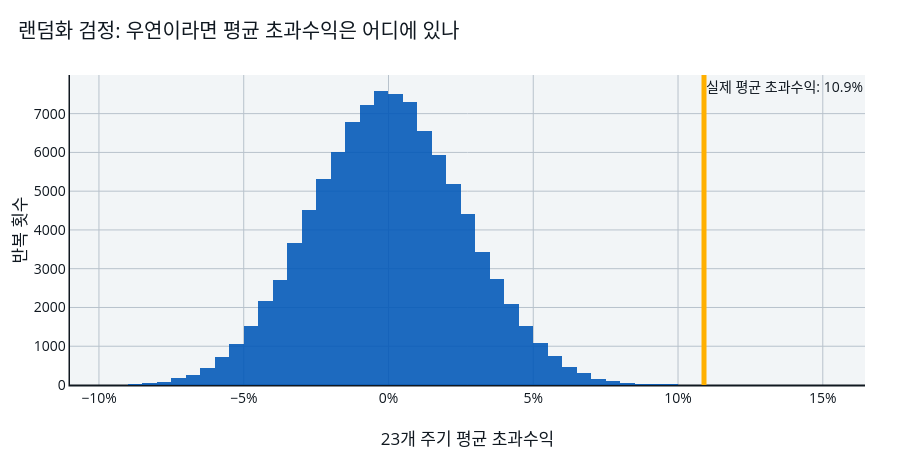

Notebook code for this chart:
### Markdown cell above
## 5. 선거주기 단위 랜덤화 검정

질문은 ‘2년차 10월이 특별하지 않다면, 42개 시작점 중 무작위로 하나를 골라도 지금처럼 큰 차이가 자주 나올까?’입니다.

각 주기에서 가설 구간 표시를 42개 시작점 중 임의의 한 곳으로 옮깁니다. 그 상태에서 23개 주기의 평균 초과수익을 계산합니다. 이를 100,000번 반복하면, **우연만 있을 때 나올 수 있는 평균 초과수익의 분포**가 만들어집니다. 실제 값이 그 분포의 아주 오른쪽에 있으면 이 시작월이 드물게 강하다는 뜻입니다.

### Code cell
RNG = np.random.default_rng(20260802)
DRAWS = 100_000
matrix = window_matrix.to_numpy()
observed_effect = cycle_effect.mean()
random_start_positions = RNG.integers(0, 42, size=(DRAWS, len(matrix)))
selected = matrix[np.arange(len(matrix))[None, :], random_start_positions]
all_window_sums = matrix.sum(axis=1)
permutation_effects = (selected - (all_window_sums[None, :] - selected) / 41).mean(axis=1)
one_sided_p = (np.count_nonzero(permutation_effects >= observed_effect) + 1) / (DRAWS + 1)

fig = go.Figure(go.Histogram(x=permutation_effects * 100, nbinsx=70, marker_color=COLORS['other'], opacity=0.88, name='무작위로 고른 구간'))
fig.add_vline(x=observed_effect * 100, line_color=COLORS['target'], line_width=5, annotation_text=f'실제 평균 초과수익: {observed_effect:.1%}', annotation_position='top right')
fig.update_layout(title='랜덤화 검정: 우연이라면 평균 초과수익은 어디에 있나', xaxis_title='23개 주기 평균 초과수익', yaxis_title='반복 횟수', showlegend=False)
fig.update_xaxes(ticksuffix='%')
high_contrast(fig, 450).show()
print(f'단측 랜덤화 p값: {one_sided_p:.6f}')

### Figure 1 — Plotly figure (JSON) as saved in the notebook; plotly's stock layout.template omitted (floating-point values rounded to 4 significant figures; data arrays with more than 128 entries replaced by an {"elided": "..."} marker saying what was removed)
{"data": [{"marker": {"color": "#0057B8"}, "name": "무작위 가짜 대상", "nbinsx": 70, "opacity": 0.88, "type": "histogram", "x": {"elided": "100000 float values"}}], "layout": {"annotations": [{"showarrow": false, "text": "실제 평균 초과수익: 10.9%", "x": 10.9, "xanchor": "left", "xref": "x", "y": 1, "yanchor": "top", "yref": "y domain"}], "font": {"color": "#101820", "size": 14}, "height": 450, "hoverlabel": {"bgcolor": "#101820", "font": {"color": "white", "size": 13}}, "legend": {"bgcolor": "rgba(255,255,255,0.92)", "bordercolor": "#101820", "borderwidth": 1}, "margin": {"b": 65, "l": 70, "r": 35, "t": 75}, "paper_bgcolor": "#FFFFFF", "plot_bgcolor": "#F2F5F7", "shapes": [{"line": {"color": "#FFB000", "width": 5}, "type": "line", "x0": 10.9, "x1": 10.9, "xref": "x", "y0": 0, "y1": 1, "yref": "y domain"}], "showlegend": false, "title": {"font": {"color": "#101820", "size": 20}, "text": "랜덤화 검정: 우연이라면 평균 초과수익은 어디에 있나", "x": 0.02, "xanchor": "left"}, "xaxis": {"gridcolor": "#B8C2CC", "linecolor": "#101820", "linewidth": 1.5, "showline": true, "ticksuffix": "%", "title": {"text": "23개 주기 평균 초과수익"}, "zeroline": false}, "yaxis": {"gridcolor": "#B8C2CC", "linecolor": "#101820", "linewidth": 1.5, "showline": true, "title": {"text": "반복 횟수"}, "zerolinecolor": "#101820"}}}
